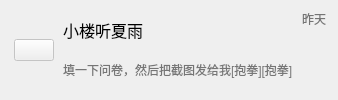
             <widget class="QWidget" name="widget_12" native="true">
              <property name="styleSheet">
               <string notr="true">QWidget#widget_12{
	max-height:60px;
	min-height:60px;
}
QWidget#widget_12:hover{
	background-color: rgb(242, 242, 242);
}</string>
              </property>
              <layout class="QHBoxLayout" name="horizontalLayout_11" stretch="0,1,0">
               <property name="spacing">
                <number>9</number>
               </property>
               <property name="leftMargin">
                <number>14</number>
               </property>
               <property name="topMargin">
                <number>10</number>
               </property>
               <property name="rightMargin">
                <number>12</number>
               </property>
               <property name="bottomMargin">
                <number>10</number>
               </property>
               <item>
                <widget class="QPushButton" name="pushButton_50">
                 <property name="enabled">
                  <bool>false</bool>
                 </property>
                 <property name="styleSheet">
                  <string notr="true"/>
                 </property>
                 <property name="text">
                  <string/>
                 </property>
                 <property name="icon">
                  <iconset resource="resource/resources.qrc">
                   <normaloff>:/image/image/5f966a81dabf18af.png</normaloff>:/image/image/5f966a81dabf18af.png</iconset>
                 </property>
                 <property name="iconSize">
                  <size>
                   <width>40</width>
                   <height>40</height>
                  </size>
                 </property>
                </widget>
               </item>
               <item>
                <layout class="QVBoxLayout" name="verticalLayout_12">
                 <property name="spacing">
                  <number>0</number>
                 </property>
                 <property name="sizeConstraint">
                  <enum>QLayout::SetDefaultConstraint</enum>
                 </property>
                 <property name="leftMargin">
                  <number>0</number>
                 </property>
                 <property name="rightMargin">
                  <number>0</number>
                 </property>
                 <item>
                  <widget class="QLabel" name="label_20">
                   <property name="styleSheet">
                    <string notr="true">QLabel{
	font-size:16px;
}</string>
                   </property>
                   <property name="text">
                    <string>小楼听夏雨</string>
                   </property>
                  </widget>
                 </item>
                 <item>
                  <widget class="QLabel" name="label_21">
                   <property name="styleSheet">
                    <string notr="true">QLabel{
	color: rgb(117, 117, 117);
}</string>
                   </property>
                   <property name="text">
                    <string>填一下问卷，然后把截图发给我[抱拳][抱拳]</string>
                   </property>
                  </widget>
                 </item>
                </layout>
               </item>
               <item>
                <layout class="QVBoxLayout" name="verticalLayout_13">
                 <item alignment="Qt::AlignTop">
                  <widget class="QLabel" name="label_22">
                   <property name="styleSheet">
                    <string notr="true">QLabel{
	color: rgb(117, 117, 117);
}</string>
                   </property>
                   <property name="text">
                    <string>昨天</string>
                   </property>
                  </widget>
                 </item>
                </layout>
               </item>
              </layout>
             </widget>
